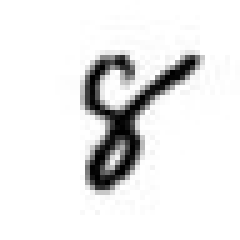
#> input picture 8_1.jpg, 48 x 48 px (shown 5 times larger); its folder holds only this picture in this run
$ jupyter execute --allow-errors IMAGE_PROCESSING.ipynb
#> lines starting #> are read from the running program, lines starting #| are printed output that depends on the picture
**IMPORT LIBRARIES**

[cell 1]
import pandas as pd
import numpy as np
import matplotlib.pyplot as plt
import cv2

**IMAGES STORING**

[cell 2]
images = []
for i in range(0,16):
  images.append(cv2.imread(f'8_{i+1}.jpg'))

**TESTING**

[cell 3]
plt.figure(figsize=(6,6))
plt.imshow(images[0])
plt.axis('on')

**CONVERTING TO GRAY SCALE**

[cell 4]
img_gray=[]
#> (the rest of this cell did not finish here and is left out)

**TESTING - GRAY SCALE**

[cell 5]
plt.figure(figsize=(6,6))
#> (the rest of this cell did not finish here and is left out)

**EXTRACTING ROW & COLUMN NUMS FOR FLATENING VALUES**

[cell 6]
row=[]
for m in range(0,48):
  for n in range(0,48):
    row.append(m)

[cell 7]
column=[]
for m in range(0,48):
  for n in range(0,48):
    column.append(n)

**EXTRACTING PIXEL VALUES FROM EACH IMG-GRAY IMAGE**

[cell 8]
pixels_img=[]
#> (the rest of this cell did not finish here and is left out)

[cell 9]
len(pixels_img[0])*16

**DATA-FRAME CREATION**

[cell 10]
data = pd.DataFrame({'Row': row,'Column': column})

[cell 11]
data

**APPENDING FLATTEN PIXEL VALUES OF EACH IMAGE INTO THE DATA-FRAME**

#> (a cell that did not finish here is left out)

[cell 13]
data.head()

[cell 14]
data.to_csv('output.csv')

**EXTRACTING MEAN PIXEL VALUES INTO ARRAY**

[cell 15]
pixel_mean=[]
for i in range(0,data.shape[0]):
  sum = 0
  for j in range(0,len(pixels_img)):
    sum = sum + pixels_img[j][i]
  pixel_mean.append((sum/16))

[cell 16]
len(pixel_mean)

[cell 17]
data_mean = pd.DataFrame({'pixel_mean':pixel_mean})

[cell 18]
data = pd.concat([data,data_mean],axis=1)

[cell 19]
data.head()

[cell 20]
data.to_csv('8_digit_48x48_16imgs.csv')

**GENERATION OF IMAGE**

[cell 21]
img4 = np.array(pixel_mean).reshape(48,48)

[cell 22]
plt.imshow(img, cmap='gray')
plt.axis('off')
title = plt.title('            THIS IMG DOES NOT EXIST - ANSH/P          ',color='yellow')
title.set_bbox({'facecolor': 'black', 'alpha': 1})
plt.show()
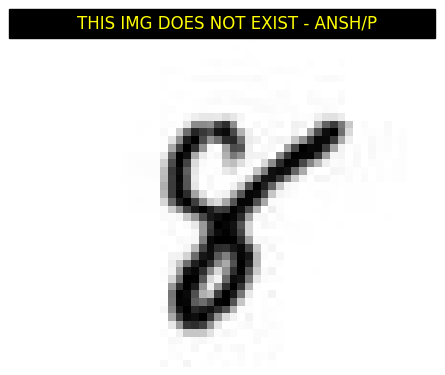
#> figure drawn by matplotlib, 1 panel
